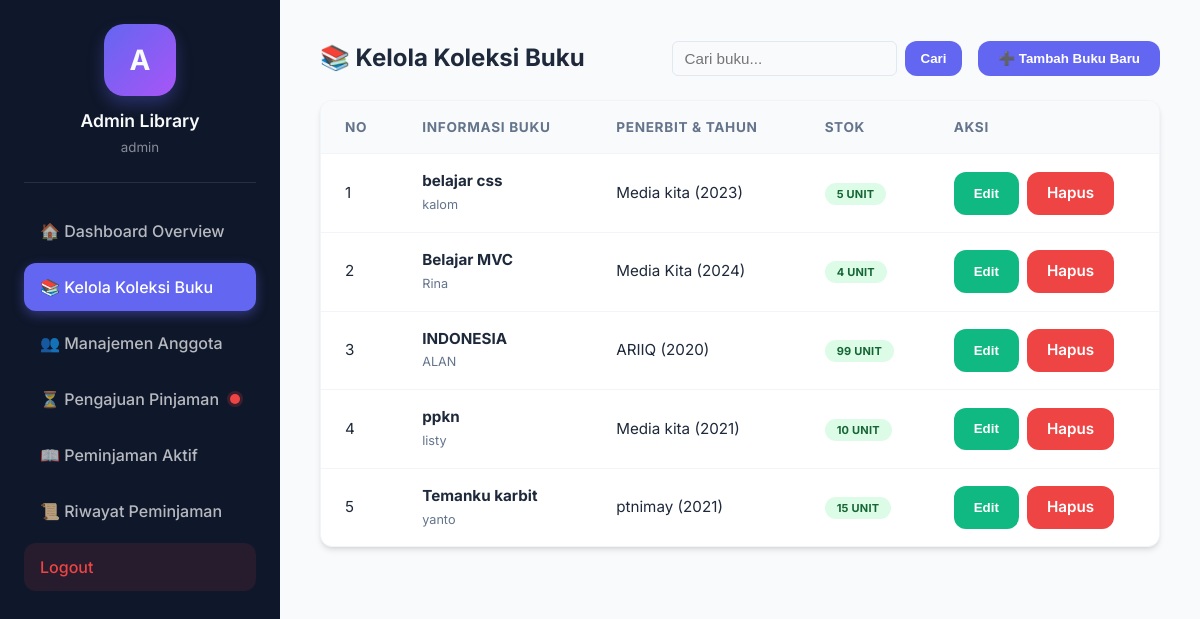
The page /index.php?url=admin/buku (signed in) on the database its author committed.
### tables this page shows
CREATE TABLE `tb_buku` (
  `id_buku` int NOT NULL,
  `judul_buku` varchar(100) NOT NULL,
  `pengarang` varchar(100) NOT NULL,
  `penerbit` varchar(100) NOT NULL,
  `tahun_terbit` year DEFAULT NULL,
  `stok` int DEFAULT NULL,
  `status_tampil` enum('Ya','Tidak') NOT NULL DEFAULT 'Ya'
);

### app/controllers/AdminController.php (called while the page is built, shortened)
<?php
require_once __DIR__ . '/../models/BukuModel.php';
require_once __DIR__ . '/../models/PeminjamanModel.php';
class AdminController {
    public function buku() {
        global $conn;
        $bukuModel = new BukuModel($conn);
        $peminjamanModel = new PeminjamanModel($conn);
        $keyword = isset($_GET['search']) ? trim($_GET['search']) : '';
        $data_buku = $bukuModel->getAllBuku($keyword);
        $pendingCount = $peminjamanModel->getPendingCount();
        require_once __DIR__ . '/../views/admin/buku.php';
    }
}

### app/models/PeminjamanModel.php (called while the page is built, shortened)
<?php
class PeminjamanModel {
    private $db;
    public function __construct($pdo) {
        $this->db = $pdo;
    }
    public function getPendingCount() {
        $sql = "SELECT COUNT(*) as total
                FROM tb_peminjaman p
                JOIN tb_buku b ON p.id_buku = b.id_buku
                JOIN tb_user u ON p.id_user = u.id_user
                WHERE p.STATUS = 'Menunggu Persetujuan'";
        $stmt = $this->db->prepare($sql);
        $stmt->execute();
        $result = $stmt->fetch(PDO::FETCH_ASSOC);
        return (int) $result['total'];
    }
}

### app/models/BukuModel.php (called while the page is built, shortened)
<?php
class BukuModel {
    private $db;
    public function __construct($pdo) {
        $this->db = $pdo;
    }
    public function getAllBuku($keyword = '') {
        $sql = "SELECT * FROM tb_buku WHERE status_tampil = 'Ya'";
        $params = [];
        $sql .= " ORDER BY judul_buku ASC";
        $stmt = $this->db->prepare($sql);
        $stmt->execute($params);
        return $stmt->fetchAll(PDO::FETCH_ASSOC);
    }
}

### app/views/admin/buku.php (the view, shortened to what this page needs)
<!DOCTYPE html>
<html lang="id">
<head>
    <link rel="stylesheet" href="<?= BASEURL ?>/css/style.css">
</head>
<body>
    <div class="dashboard-container">
        <div class="sidebar">
            <div class="profile-section">
                <div class="avatar">A</div>
                <h3>Admin Library</h3>
                <small><?= $_SESSION['user']['username'] ?></small>
            </div>
            <nav>
                <a href="index.php?url=admin/dashboard" class="nav-link <?= (!isset($_GET['url']) || strpos($_GET['url'], 'dashboard') !== false)  ? 'active' : '' ?>">
                    <span>🏠 Dashboard Overview</span>
                </a>
                <a href="index.php?url=admin/buku" class="nav-link <?= strpos($_GET['url'] ?? '', 'buku') !== false ? 'active' : '' ?>">
                    <span>📚 Kelola Koleksi Buku</span>
                </a>
                <a href="index.php?url=admin/anggota" class="nav-link <?= strpos($_GET['url'] ?? '', 'anggota') !== false ? 'active' : '' ?>">
                    <span>👥 Manajemen Anggota</span>
                </a>
                <a href="index.php?url=admin/pengajuan" class="nav-link <?= strpos($_GET['url'] ?? '', 'pengajuan') !== false ? 'active' : '' ?>" style="display: flex; justify-content: space-between; align-items: center;">
                    <span>⏳ Pengajuan Pinjaman</span>
                    <?php if(isset($pendingCount) && $pendingCount > 0): ?>
                        <span style="width: 10px; height: 10px; background-color: #ef4444; border-radius: 50%; display: inline-block; box-shadow: 0 0 0 3px rgba(239, 68, 68, 0.2);"></span>
                    <?php endif; ?>
                </a>
                <a href="index.php?url=admin/pinjamanAktif" class="nav-link <?= strpos($_GET['url'] ?? '', 'pinjamanAktif') !== false ? 'active' : '' ?>">
                    <span>📖 Peminjaman Aktif</span>
                </a>
                <a href="index.php?url=admin/riwayat" class="nav-link <?= strpos($_GET['url'] ?? '', 'riwayat') !== false ? 'active' : '' ?>">
                    <span>📜 Riwayat Peminjaman</span>
                </a>
                <a href="index.php?url=auth/logout" class="nav-link logout-btn">
                    <span>Logout</span>
                </a>
            </nav>
        </div>
        <div class="main-content">
            <div class="admin-header">
                <div class="section-title">
                    <h2>📚 Kelola Koleksi Buku</h2>
                </div>
                <div style="display: flex; gap: 16px; align-items: center;">
                    <form method="GET" action="index.php" style="display: flex; gap: 8px;">
                        <input type="text" name="search" placeholder="Cari buku..." value="<?= isset($_GET['search']) ? htmlspecialchars($_GET['search']) : '' ?>" style="padding: 8px 12px; border: 1px solid #e2e8f0; border-radius: 6px;">
                        <button type="submit" class="btn btn-primary" style="padding: 8px 16px;">Cari</button>
                    </form>
                    <button onclick="showModal('modal-tambah-buku')" class="btn btn-primary">➕ Tambah Buku Baru</button>
                </div>
            </div>
            <div class="table-container">
                <table>
                    <thead>
                        <tr>
                            <th>No</th>
                            <th>Informasi Buku</th>
                            <th>Penerbit & Tahun</th>
                            <th>Stok</th>
                            <th>Aksi</th>
                        </tr>
                    </thead>
                    <tbody>
                        <?php $no = 1; foreach ($data_buku as $buku): ?>
                        <tr>
                            <td><?= $no++; ?></td>
                            <td>
                                <strong><?= $buku['judul_buku'] ?? '-'; ?></strong><br>
                                <small style="color: var(--text-muted)"><?= $buku['pengarang'] ?? '-'; ?></small>
                            </td>
                            <td><?= $buku['penerbit'] ?? '-'; ?> (<?= $buku['tahun_terbit']; ?>)</td>
                            <td>
                                <span class="badge <?= $buku['stok'] > 0 ? 'badge-dipinjam' : 'badge-ditolak' ?>">
                                    <?= $buku['stok']; ?> unit
                                </span>
                            </td>
                            <td>
                                <div class="action-cell">
                                    <button onclick="editBuku(<?= htmlspecialchars(json_encode($buku)) ?>)" class="btn btn-sm btn-success">Edit</button>
                                    <a href="index.php?url=admin/hapusBuku&id=<?= $buku['id_buku']; ?>" class="btn btn-sm btn-danger" onclick="return confirm('Hapus buku ini?')">Hapus</a>
                                </div>
                            </td>
                        </tr>
                        <?php endforeach; ?>
                    </tbody>
                </table>
            </div>
        </div>
    </div>
</body>
</html>

### public/css/style.css (style rules this page uses)
:root { --primary: #6366f1; --primary-hover: #4f46e5; --secondary: #64748b; --success: #10b981; --warning: #f59e0b; --danger: #ef4444; --background: #f8fafc; --surface: #ffffff; --text-main: #1e293b; --text-muted: #64748b; --sidebar-bg: #0f172a; --sidebar-text: #f8fafc; --glass: rgba(255, 255, 255, 0.7); --glass-border: rgba(255, 255, 255, 0.3); --shadow-sm: 0 1px 2px 0 rgb(0 0 0 / 0.05); --shadow: 0 4px 6px -1px rgb(0 0 0 / 0.1), 0 2px 4px -2px rgb(0 0 0 / 0.1); --shadow-lg: 0 10px 15px -3px rgb(0 0 0 / 0.1), 0 4px 6px -4px rgb(0 0 0 / 0.1); --radius: 12px; }
* { margin: 0; padding: 0; box-sizing: border-box; }
body { font-family: 'Inter', 'Segoe UI', system-ui, -apple-system, sans-serif; background-color: var(--background); color: var(--text-main); line-height: 1.5; -webkit-font-smoothing: antialiased; }
.dashboard-container { display: flex; min-height: 100vh; }
.sidebar { width: 280px; background-color: var(--sidebar-bg); color: var(--sidebar-text); padding: 24px; display: flex; flex-direction: column; position: fixed; height: 100vh; z-index: 50; transition: width 0.3s ease; }
.profile-section { text-align: center; padding-bottom: 24px; border-bottom: 1px solid rgba(255, 255, 255, 0.1); margin-bottom: 24px; }
.avatar { width: 72px; height: 72px; background: linear-gradient(135deg, var(--primary), #a855f7); border-radius: 20px; margin: 0 auto 12px; display: flex; align-items: center; justify-content: center; font-size: 28px; font-weight: 700; box-shadow: 0 8px 16px rgba(99, 102, 241, 0.3); }
.profile-section h3 { font-size: 1.1rem; font-weight: 600; }
.profile-section small { color: rgba(255, 255, 255, 0.5); }
.nav-link { display: flex; align-items: center; padding: 12px 16px; color: rgba(255, 255, 255, 0.7); text-decoration: none; border-radius: var(--radius); margin-bottom: 8px; transition: all 0.2s cubic-bezier(0.4, 0, 0.2, 1); cursor: pointer; font-weight: 500; }
.nav-link.active { background-color: var(--primary); color: white; box-shadow: 0 4px 12px rgba(99, 102, 241, 0.4); }
.logout-btn { margin-top: auto; background-color: rgba(239, 68, 68, 0.1); color: #ef4444; }
.main-content { flex: 1; margin-left: 280px; padding: 40px; }
.btn { padding: 10px 20px; background-color: var(--primary); color: white; text-decoration: none; border-radius: var(--radius); font-weight: 600; display: inline-flex; align-items: center; gap: 8px; border: none; cursor: pointer; transition: all 0.2s; }
.btn-primary { background-color: var(--primary); }
.btn-success { background-color: var(--success); }
.btn-danger { background-color: var(--danger); }
.table-container { background: var(--surface); border-radius: var(--radius); box-shadow: var(--shadow); overflow: hidden; border: 1px solid #f1f5f9; }
table { width: 100%; border-collapse: collapse; }
th { background-color: #f8fafc; padding: 16px 24px; text-align: left; font-size: 0.85rem; text-transform: uppercase; letter-spacing: 0.05em; color: var(--text-muted); border-bottom: 1px solid #f1f5f9; }
td { padding: 16px 24px; border-bottom: 1px solid #f1f5f9; color: var(--text-main); font-size: 0.95rem; }
tr:last-child td { border-bottom: none; }
.badge { padding: 4px 12px; border-radius: 9999px; font-size: 11px; font-weight: 700; text-transform: uppercase; letter-spacing: 0.02em; }
.badge-dipinjam { background: #dcfce7; color: #166534; }
input, select { width: 100%; padding: 12px 16px; border: 1px solid #e2e8f0; border-radius: 10px; font-size: 0.95rem; transition: all 0.2s; background: #f8fafc; }

### app/views/admin/buku.php (style rules this page uses)
.admin-header { display: flex; justify-content: space-between; align-items: center; margin-bottom: 24px; }
.action-cell { display: flex; gap: 8px; }

### rows shown on the page
tb_buku: judul_buku "belajar css", pengarang "kalom", penerbit "Media kita", tahun_terbit "2023", stok "5"
tb_buku: judul_buku "Belajar MVC", pengarang "Rina", penerbit "Media Kita", tahun_terbit "2024", stok "4"
tb_buku: judul_buku "INDONESIA", pengarang "ALAN", penerbit "ARIIQ", tahun_terbit "2020", stok "99"
tb_buku: judul_buku "ppkn", pengarang "listy", penerbit "Media kita", tahun_terbit "2021", stok "10"
tb_buku: judul_buku "Temanku karbit", pengarang "yanto", penerbit "ptnimay", tahun_terbit "2021", stok "15"

### other values the page prints
$_SESSION['user']['username'] "admin"
